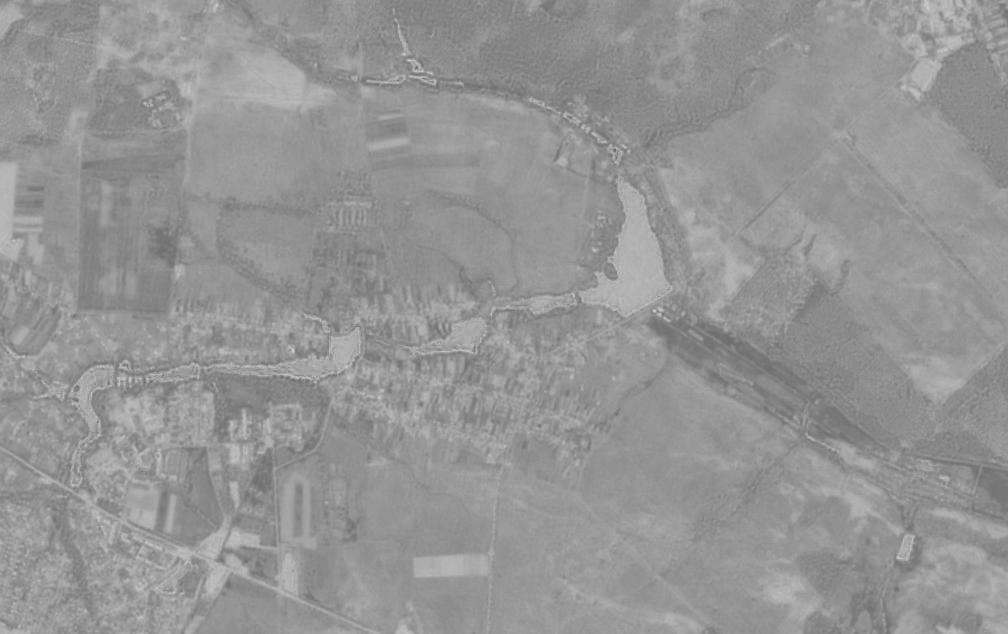
#> input picture test_data/1/ndbi.jpg, 1008 x 634 px
$ python make_ndbi.py --swir-input test_data/1/ndbi.jpg --nir-input test_data/1/ndvi.jpg --output out.png
#> lines starting #> are read from the running program, lines starting #| are printed output that depends on the picture
import argparse
import logging
from pathlib import Path

import numpy as np
from PIL import Image


def setup_logging(level: str) -> None:
    logging.basicConfig(
        level=getattr(logging, level.upper(), logging.INFO),
        format="%(asctime)s | %(levelname)s | %(message)s",
        datefmt="%H:%M:%S",
    )


def load_rgb(path: Path) -> np.ndarray:
    if not path.exists():
        raise FileNotFoundError(path)
    return np.array(Image.open(path).convert("RGB"), dtype=np.float32)
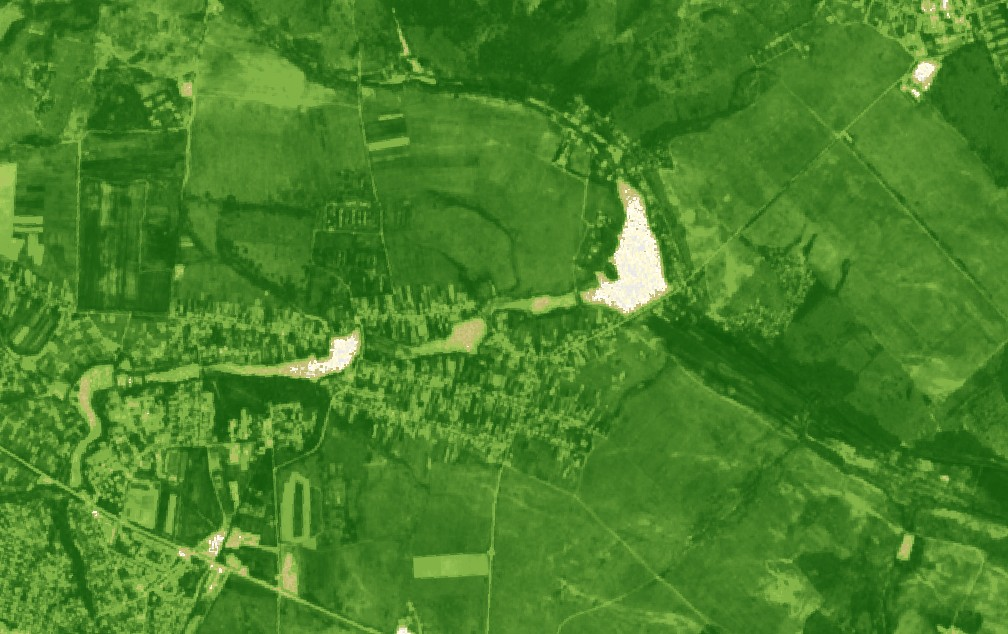
#> input picture test_data/1/ndvi.jpg, 1008 x 634 px


def compute_ndbi_rgb(swir_rgb: np.ndarray, nir_rgb: np.ndarray) -> np.ndarray:
    if swir_rgb.shape[:2] != nir_rgb.shape[:2]:
        raise ValueError(
            f"SWIR and NIR size mismatch: swir={swir_rgb.shape[:2]} nir={nir_rgb.shape[:2]}"
        )

    swir = swir_rgb.mean(axis=2)
    nir = nir_rgb.mean(axis=2)
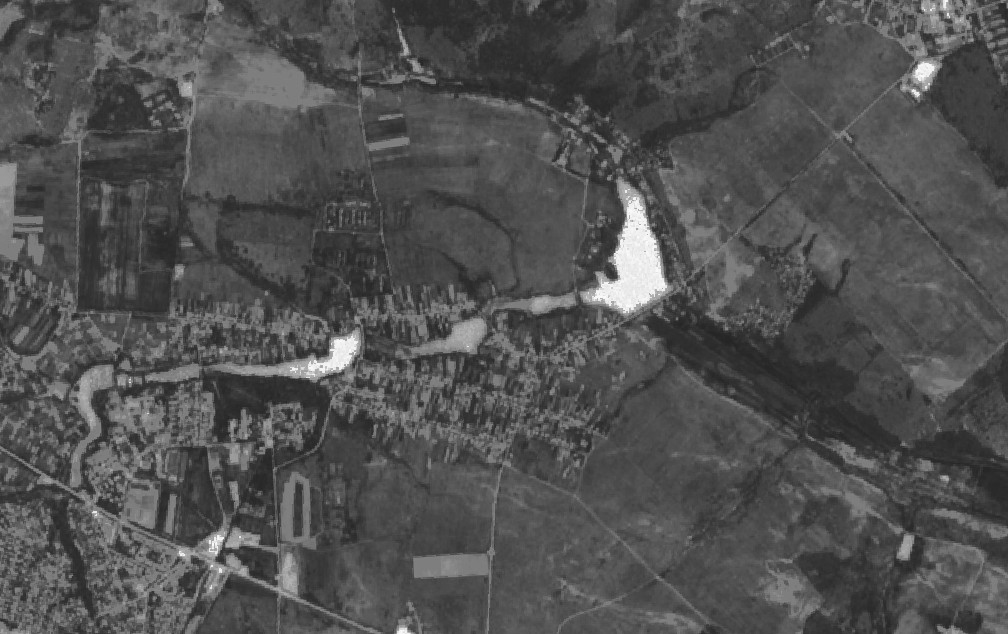
#> nir: shape (634, 1008) float32; min 34, max 252.7, mean 81.2

    ndbi = (swir - nir) / (swir + nir + 1e-6)
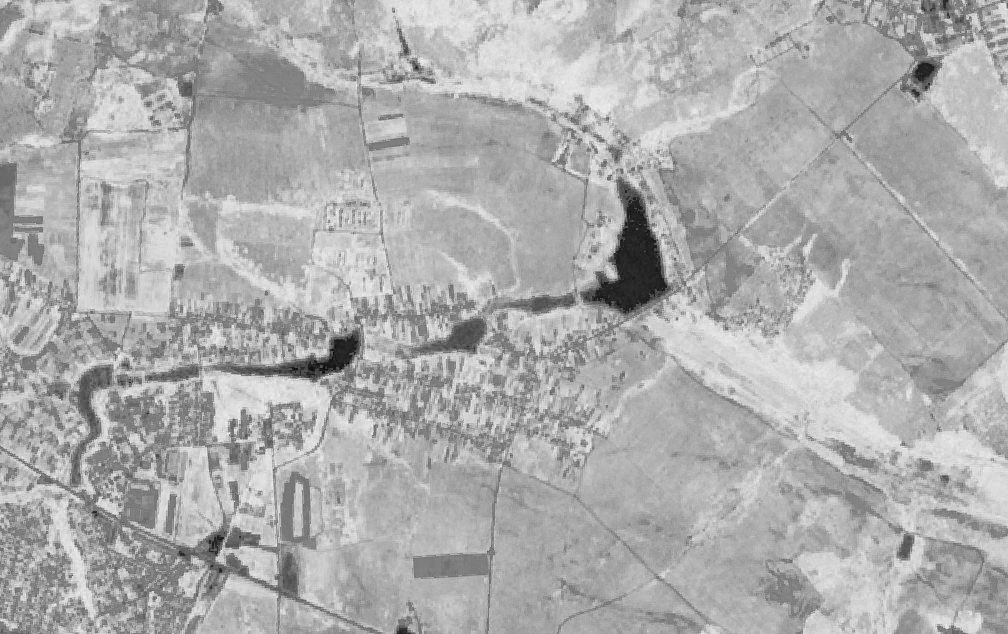
#> ndbi: shape (634, 1008) float32; min -0.27, max 0.585, mean 0.309; drawn with min black and max white
    ndbi_01 = (ndbi + 1.0) / 2.0
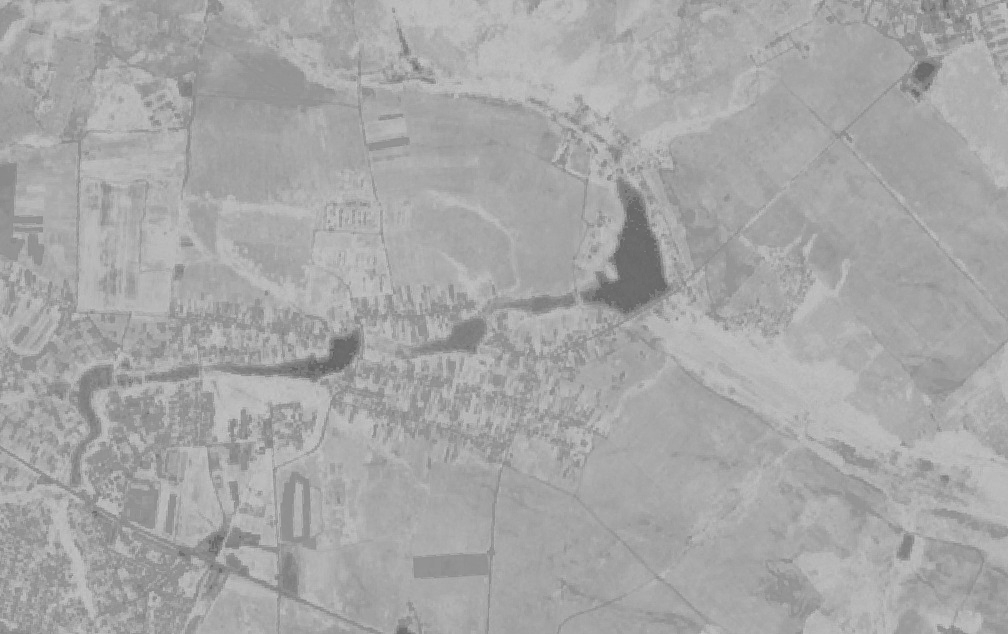
#> ndbi_01: shape (634, 1008) float32; min 0.365, max 0.793, mean 0.655
    ndbi_255 = np.clip(ndbi_01 * 255.0, 0, 255).astype(np.uint8)

    return np.stack([ndbi_255, ndbi_255, ndbi_255], axis=2)


def parse_args() -> argparse.Namespace:
    p = argparse.ArgumentParser(description="Create NDBI image from SWIR and NIR images.")
    p.add_argument("--swir-input", type=Path, required=True, help="Path to SWIR image")
    p.add_argument("--nir-input", type=Path, required=True, help="Path to NIR image")
    p.add_argument("--output", type=Path, required=True, help="Path to output NDBI image")
    p.add_argument("--log-level", type=str, default="INFO", help="DEBUG, INFO, WARNING...")
    return p.parse_args()


def main() -> None:
    args = parse_args()
    setup_logging(args.log_level)

    logging.info("Loading SWIR: %s", args.swir_input)
    swir = load_rgb(args.swir_input)
    logging.info("Loading NIR: %s", args.nir_input)
    nir = load_rgb(args.nir_input)

    logging.info("Computing NDBI...")
    ndbi_rgb = compute_ndbi_rgb(swir, nir)

    args.output.parent.mkdir(parents=True, exist_ok=True)
    Image.fromarray(ndbi_rgb).save(args.output)

    logging.info("Saved NDBI image: %s", args.output)
    logging.info(
        "NDBI pixel stats (0..255): min=%d max=%d mean=%.2f",
        int(ndbi_rgb[:, :, 0].min()),
        int(ndbi_rgb[:, :, 0].max()),
        float(ndbi_rgb[:, :, 0].mean()),
    )


if __name__ == "__main__":
    main()
